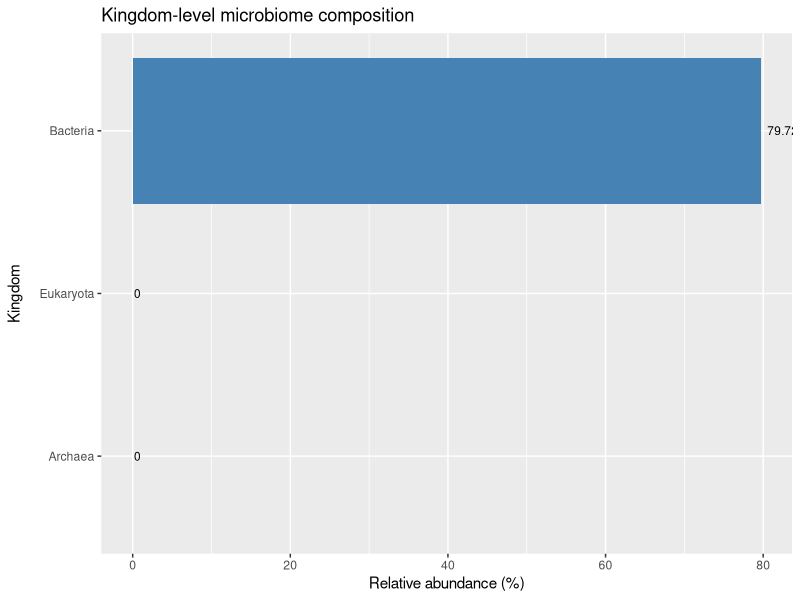
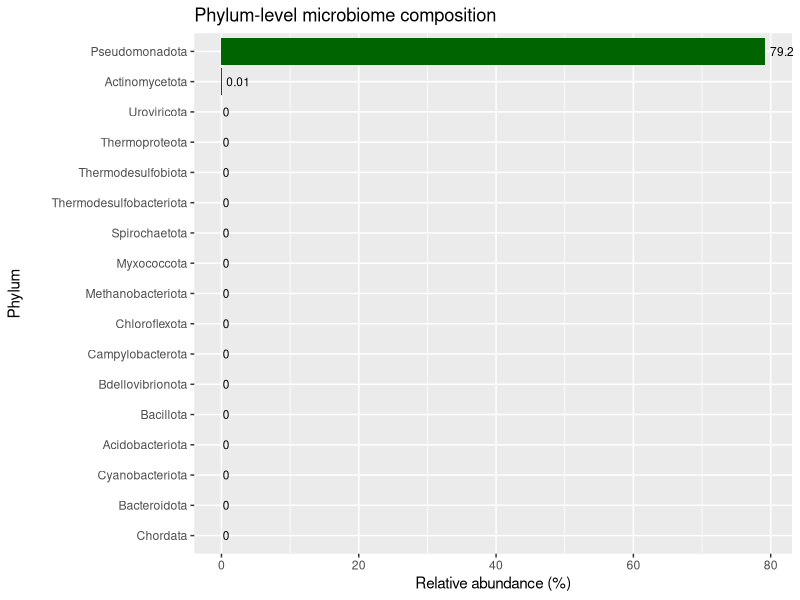
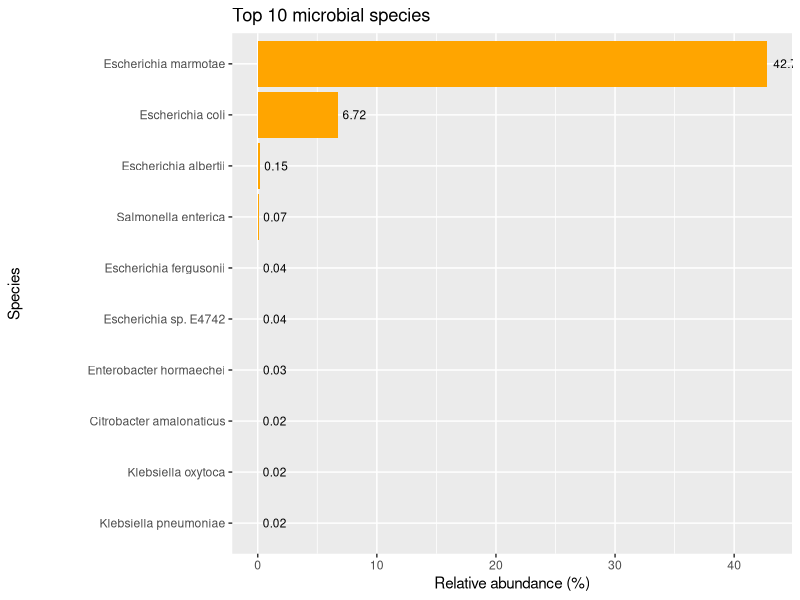
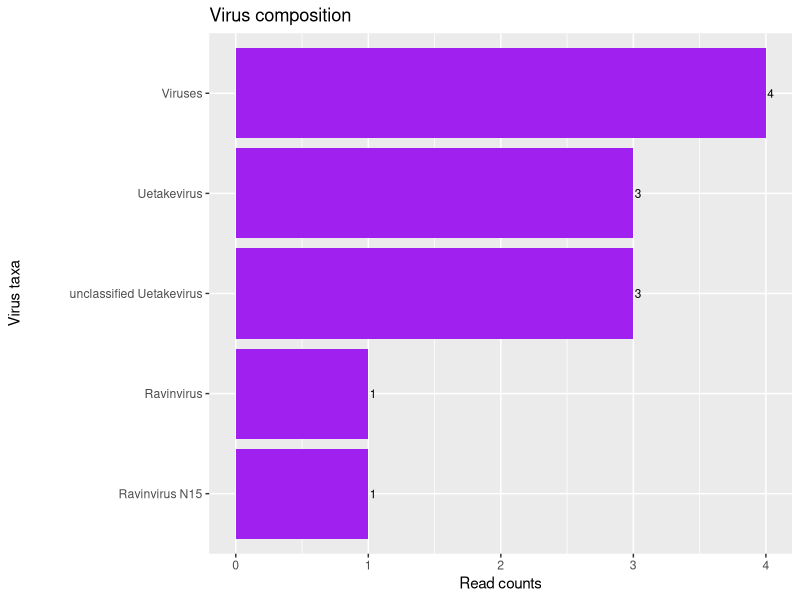
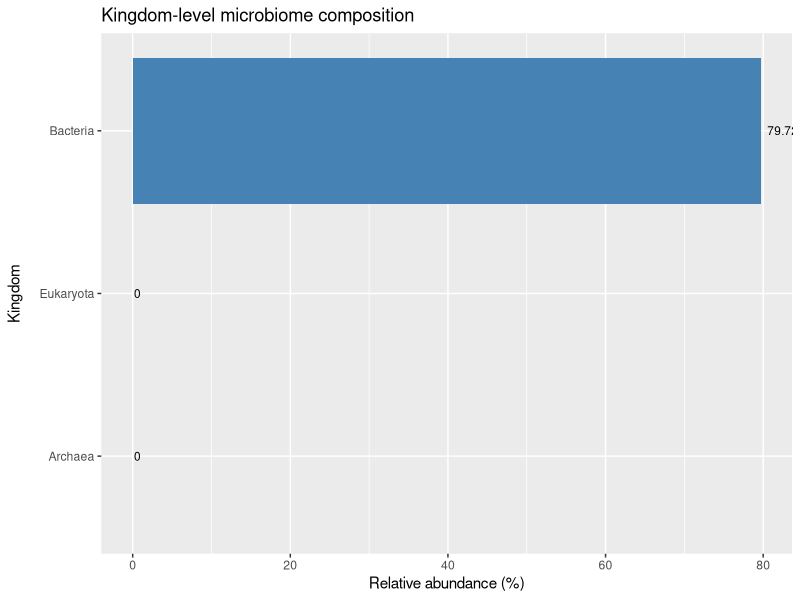
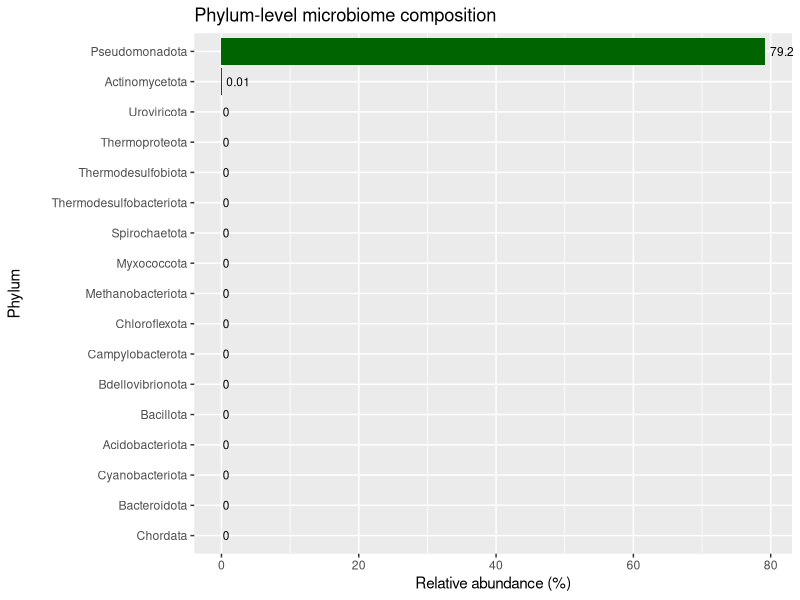
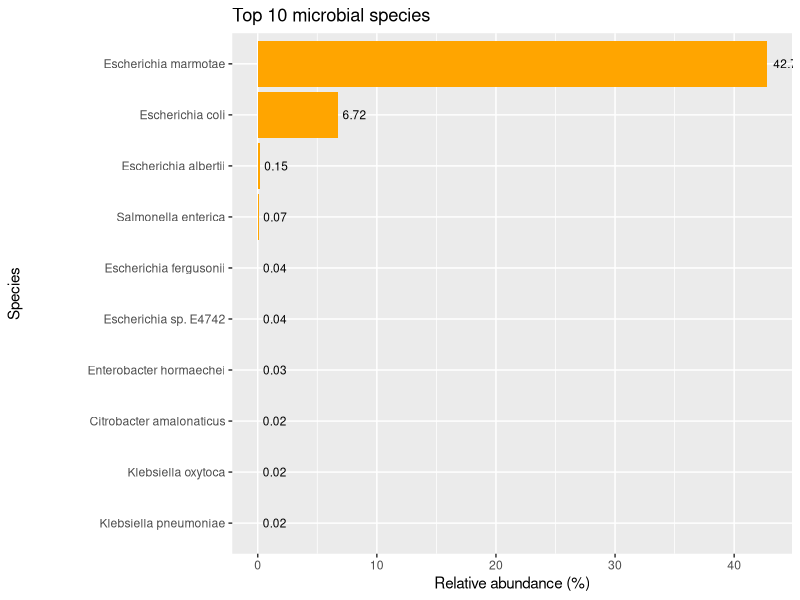
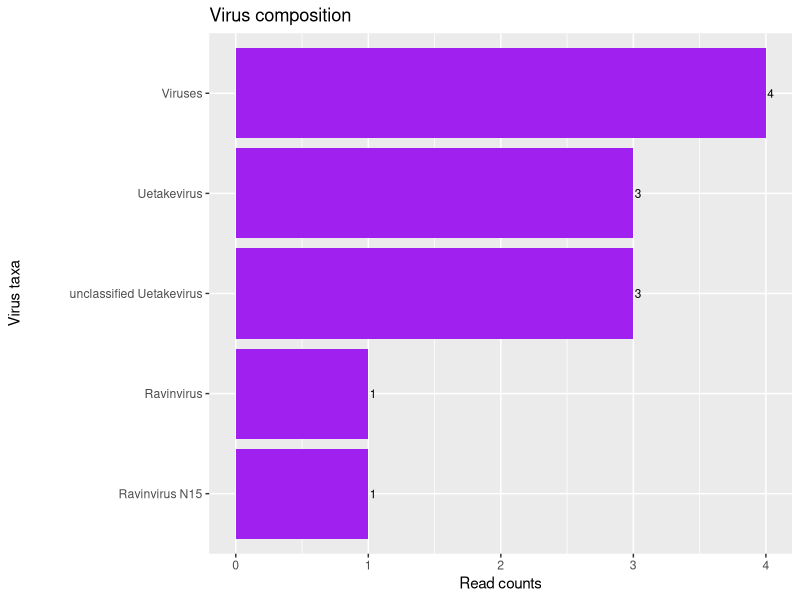

These figures' R source, in order:
# =====================================================
# Shotgun Metagenomic Analysis Workflow
# =====================================================

# Load library
library(ggplot2)

# =====================================================
# Set Working Directory
# =====================================================

setwd("C:/Users/Khushi/Documents")

getwd()
list.files()

# =====================================================
# Load Kraken2 Report
# =====================================================

report <- read.table(
  "report.txt",
  sep = "\t",
  header = FALSE,
  fill = TRUE
)

# =====================================================
# Assign Column Names
# =====================================================

colnames(report) <- c(
  "percent",
  "clade_count",
  "direct_count",
  "rank",
  "taxid",
  "name"
)

# Check data
head(report)
str(report)

# =====================================================
# Kingdom-Level Composition
# =====================================================

kingdom <- report[report$rank == "D", ]

ggplot(
  kingdom,
  aes(
    x = reorder(name, percent),
    y = percent
  )
) +
  
  geom_bar(
    stat = "identity",
    fill = "steelblue"
  ) +
  
  geom_text(
    aes(label = round(percent, 2)),
    hjust = -0.2,
    size = 3
  ) +
  
  coord_flip() +
  
  labs(
    title = "Kingdom-level microbiome composition",
    x = "Kingdom",
    y = "Relative abundance (%)"
  )

# Save plot
ggsave(
  "kingdom_plot.png",
  width = 8,
  height = 5
)

# =====================================================
# Phylum-Level Composition
# =====================================================

phylum <- report[report$rank == "P", ]

ggplot(
  phylum,
  aes(
    x = reorder(name, percent),
    y = percent
  )
) +
  
  geom_bar(
    stat = "identity",
    fill = "darkgreen"
  ) +
  
  geom_text(
    aes(label = round(percent, 2)),
    hjust = -0.2,
    size = 3
  ) +
  
  coord_flip() +
  
  labs(
    title = "Phylum-level microbiome composition",
    x = "Phylum",
    y = "Relative abundance (%)"
  )

# Save plot
ggsave(
  "phylum_plot.png",
  width = 8,
  height = 5
)

# =====================================================
# Species-Level Composition
# =====================================================

species <- report[report$rank == "S", ]

top_species <- species[
  order(-species$percent),
][1:10, ]

ggplot(
  top_species,
  aes(
    x = reorder(name, percent),
    y = percent
  )
) +
  
  geom_bar(
    stat = "identity",
    fill = "orange"
  ) +
  
  geom_text(
    aes(label = round(percent, 2)),
    hjust = -0.2,
    size = 3
  ) +
  
  coord_flip() +
  
  labs(
    title = "Top 10 microbial species",
    x = "Species",
    y = "Relative abundance (%)"
  )

# Save plot
ggsave(
  "species_plot.png",
  width = 8,
  height = 5
)

# =====================================================
# Virus Composition Analysis
# =====================================================

virusfiltered <- read.table(
  "virusfiltered.txt",
  sep = "\t",
  header = FALSE,
  fill = TRUE
)

colnames(virusfiltered) <- c(
  "percent",
  "clade_count",
  "direct_count",
  "rank",
  "taxid",
  "name"
)

ggplot(
  virusfiltered,
  aes(
    x = reorder(name, clade_count),
    y = clade_count
  )
) +
  
  geom_bar(
    stat = "identity",
    fill = "purple"
  ) +
  
  geom_text(
    aes(label = clade_count),
    hjust = -0.2,
    size = 3
  ) +
  
  coord_flip() +
  
  labs(
    title = "Virus composition",
    x = "Virus taxa",
    y = "Read counts"
  )

# Save plot
ggsave(
  "virus_plot.png",
  width = 8,
  height = 5
)

# =====================================================
# Export Tables
# =====================================================

write.csv(
  phylum,
  "phylum_abundance.csv",
  row.names = FALSE
)

write.csv(
  top_species,
  "top_species.csv",
  row.names = FALSE
)

write.csv(
  virusfiltered,
  "virus_abundance.csv",
  row.names = FALSE
)

# =====================================================
# Session Information
# =====================================================

sessionInfo()
